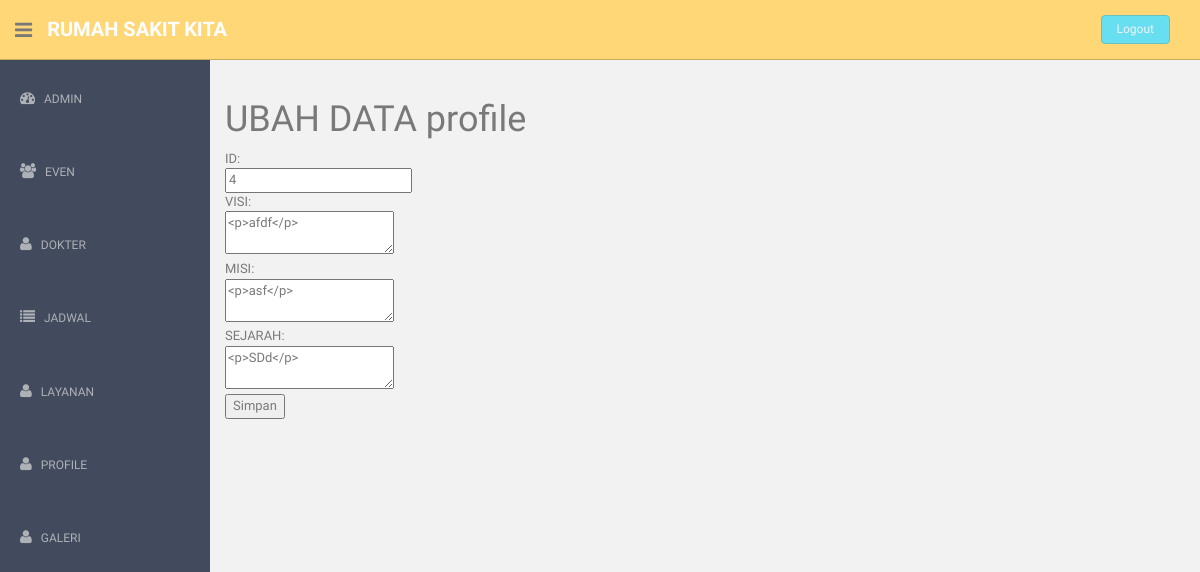
Page /uprofile.php?id=4 on the committed database.
### tables this page shows
CREATE TABLE IF NOT EXISTS `profile` (
`id_profile` int(5) NOT NULL,
  `visi_profile` text NOT NULL,
  `misi_profile` text NOT NULL,
  `sejarah_profile` text NOT NULL
);

### uprofile.php (called while the page is built, shortened)
<?php
require 'pages/dashboard.php';
?>

### libraries/m_profile.php (called while the page is built, shortened)
<?php
class profile{
	private $db;
	public function profile(){
		$this->db = new DBClass();
	}
	public function readprofile($id){
		$query = "SELECT * FROM profile WHERE id_profile =".$id;
		return $this->db->getRows($query);
	}
}
?>

### libraries/DBClass.php (called while the page is built, shortened)
<?php
	class DBClass
	{
		public $host, $user, $password;
		function __construct()
		{
			$this->db = false;
			$this->dbname = 'rumah_sakit';
			$this->host   = 'localhost';
			$this->user   = 'root';
			$this->password = '';
		}
		function connect()
		{
			$this->db = mysql_connect(
				$this->host,
				$this->user,
				$this->password)
			or die("Database Connection Access Error..".mysql_error());
		}
		function getRows($sql)
		{
			$this->rowColl = mysql_query($sql) or die("Error : ".mysql_error());
			$rows  = array();
			while ($row = mysql_fetch_array($this->rowColl, MYSQL_ASSOC))
				$rows[] = $row;
			return $rows;
		}
	}
?>

### pages/v_uprofile.php (the view, shortened to what this page needs)
<?php
require_once('libraries/DBClass.php');
require_once('libraries/m_profile.php');
$id = $_GET['id'];
$profile = new profile();
$data = $profile->readprofile($id);
?>
<!DOCTYPE html>
<html>
<head>
</head>
<body>
<h1>UBAH DATA profile</h1>
<?php foreach($data as $r):?>
<form action="eprofile.php" method="post" enctype="multipart/form-data">
	ID:<br>
		<input type="text" name="in_id" value='<?php echo $r['id_profile']?>' readonly='true'> <br />
	VISI: <br />
<textarea name="in_visi" value='<?php echo $r['visi_profile']?>'><?php echo $r['visi_profile']?></textarea><br>
	MISI: <br />
	 <textarea name="in_misi" value='<?php echo $r['misi_profile']?>'><?php echo $r['misi_profile']?></textarea><br>
	SEJARAH: <br />
	 <textarea name="in_sejarah" value='<?php echo $r['sejarah_profile']?>'><?php echo $r['sejarah_profile']?></textarea><br>
	<input type="submit" name="kirim" value="Simpan">
</form>
<?php endforeach;?>
</body>
</html>

### assets/css/style.css (style rules this page uses)
body { color: #797979; background: #f2f2f2; font-family: 'Ruda', sans-serif; padding: 0px !important; margin: 0px !important; font-size:13px; }

### rows in the picture
profile: in_id "4", in_visi "<p>afdf</p>", in_misi "<p>asf</p>", in_sejarah "<p>SDd</p>"
